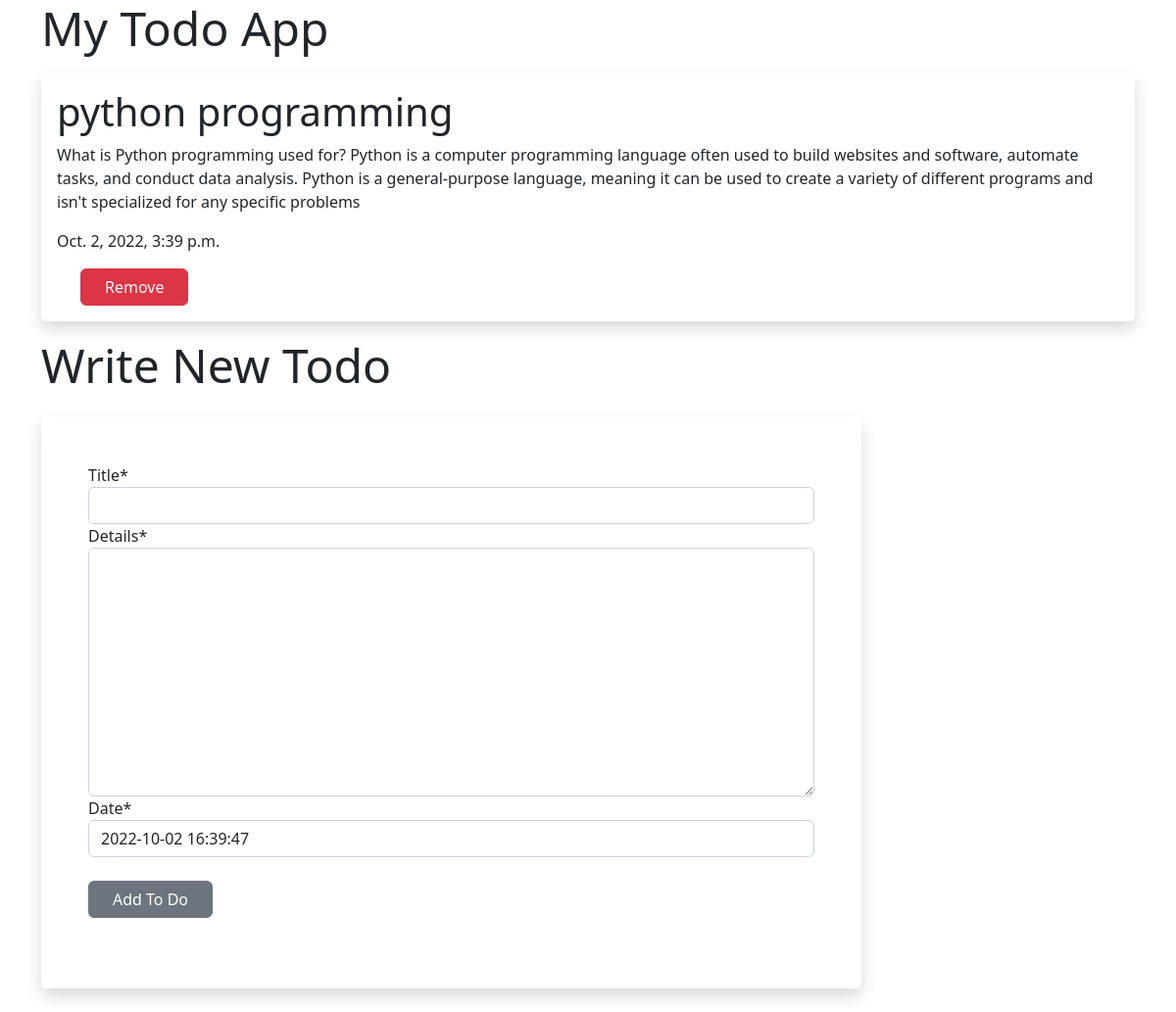
Page /todo/todo/ on the committed database.
### todo/models.py (models this page shows, shortened)
class Todo(models.Model):
	title=models.CharField(max_length=100)
	details=models.TextField()
	date=models.DateTimeField(default=timezone.now)

### todo/views.py (the view)
# urls.py: path('todo/', views.index, name='todo'),
def index(request):
    item_list = Todo.objects.order_by("-date")
    if request.method == "POST":
        form = TodoForm(request.POST)
        if form.is_valid():
            form.save()
            return redirect('/todo/todo/')
    form = TodoForm()
    page = {
        "forms": form,
        "list": item_list,
        "title": "TODO LIST",
    }
    return render(request, 'todo.html', page)

### todo/forms.py
class TodoForm(forms.ModelForm):
	class Meta:
		model = Todo
		fields="__all__"

### todo/templates/todo.html (shortened to what this page needs)
{% extends "base.html" %}
{% load crispy_forms_tags %}
{% block content %}
<div class="container">
    <div>
        <h2 class="display-5">My Todo App</h2>
        <div class="">
            {% for i in list %}
            <div class="card my-3 shadow border-0">
                <div class="card-body">
                    <h5 class="card-title display-6">{{i.title}}</h5>
                    <p class="card-text">{{i.details}}</p>
                    <p class="card-text text-sm">{{i.date}}</p>
                    <div>
                        <form action="/todo/del/{{i.id}}" method="post" class="mx-4">
                            <button value="Remove" type="submit" class="px-4 btn btn-danger">Remove</button>
                        </form>
                    </div>
                </div>
            </div>
            {% endfor %}
        </div>
    </div>
    <h3 class="display-5">Write New Todo</h3>
    <div class="card p-5 w-75 my-4 border-0 shadow">
        <form action="/todo/todo/" method="post">
            {{forms|crispy}}
            <input type="submit" value="Add To Do" class="btn btn-secondary px-4 my-4">
        </form>
    </div>
</div>
{% endblock content %}

### todo/templates/base.html (shortened to what this page needs)
<!DOCTYPE html>
<html lang="en">
<head>
    <link rel="stylesheet" href="https://cdn.jsdelivr.net/npm/bootstrap@5.2.0/dist/css/bootstrap.min.css">
</head>
<body>
    {% block content %}
    {% endblock content %}
</body>
</html>

### rows in the picture
Todo: title "python programming", details "What is Python programming used for? Python is a computer programming language often used to build websites and software, automate tasks, and conduct data analysis. Python is a general-purpose language, meaning it can be used to create a variety of different programs and isn't specialized for any specific problems", date "Oct. 2, 2022, 3:39 p.m."
